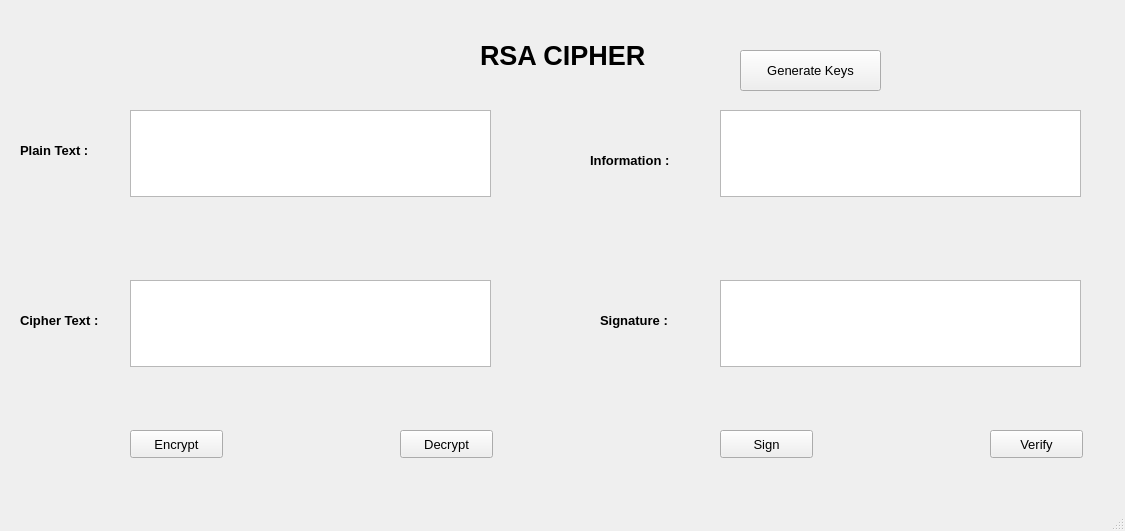
<?xml version="1.0" encoding="UTF-8"?>
<ui version="4.0">
 <class>MainWindow</class>
 <widget class="QMainWindow" name="MainWindow">
  <property name="geometry">
   <rect>
    <x>0</x>
    <y>0</y>
    <width>1125</width>
    <height>531</height>
   </rect>
  </property>
  <property name="windowTitle">
   <string>MainWindow</string>
  </property>
  <widget class="QWidget" name="centralwidget">
   <widget class="QLabel" name="label">
    <property name="geometry">
     <rect>
      <x>480</x>
      <y>30</y>
      <width>211</width>
      <height>51</height>
     </rect>
    </property>
    <property name="font">
     <font>
      <pointsize>20</pointsize>
      <weight>75</weight>
      <bold>true</bold>
     </font>
    </property>
    <property name="text">
     <string>RSA CIPHER</string>
    </property>
   </widget>
   <widget class="QPushButton" name="btn_gen_keys">
    <property name="geometry">
     <rect>
      <x>740</x>
      <y>50</y>
      <width>141</width>
      <height>41</height>
     </rect>
    </property>
    <property name="font">
     <font>
      <pointsize>10</pointsize>
     </font>
    </property>
    <property name="text">
     <string>Generate Keys</string>
    </property>
   </widget>
   <widget class="QLabel" name="label_2">
    <property name="geometry">
     <rect>
      <x>20</x>
      <y>130</y>
      <width>101</width>
      <height>41</height>
     </rect>
    </property>
    <property name="font">
     <font>
      <pointsize>10</pointsize>
      <weight>75</weight>
      <bold>true</bold>
     </font>
    </property>
    <property name="text">
     <string>Plain Text :</string>
    </property>
   </widget>
   <widget class="QLabel" name="label_3">
    <property name="geometry">
     <rect>
      <x>20</x>
      <y>300</y>
      <width>121</width>
      <height>41</height>
     </rect>
    </property>
    <property name="font">
     <font>
      <pointsize>10</pointsize>
      <weight>75</weight>
      <bold>true</bold>
     </font>
    </property>
    <property name="text">
     <string>Cipher Text :</string>
    </property>
   </widget>
   <widget class="QLabel" name="label_4">
    <property name="geometry">
     <rect>
      <x>590</x>
      <y>140</y>
      <width>121</width>
      <height>41</height>
     </rect>
    </property>
    <property name="font">
     <font>
      <pointsize>10</pointsize>
      <weight>75</weight>
      <bold>true</bold>
     </font>
    </property>
    <property name="text">
     <string>Information :</string>
    </property>
   </widget>
   <widget class="QLabel" name="label_5">
    <property name="geometry">
     <rect>
      <x>600</x>
      <y>300</y>
      <width>111</width>
      <height>41</height>
     </rect>
    </property>
    <property name="font">
     <font>
      <pointsize>10</pointsize>
      <weight>75</weight>
      <bold>true</bold>
     </font>
    </property>
    <property name="text">
     <string>Signature :</string>
    </property>
   </widget>
   <widget class="QPlainTextEdit" name="txt_plain_text">
    <property name="geometry">
     <rect>
      <x>130</x>
      <y>110</y>
      <width>361</width>
      <height>87</height>
     </rect>
    </property>
   </widget>
   <widget class="QPlainTextEdit" name="txt_cipher_text">
    <property name="geometry">
     <rect>
      <x>130</x>
      <y>280</y>
      <width>361</width>
      <height>87</height>
     </rect>
    </property>
    <property name="readOnly">
     <bool>true</bool>
    </property>
   </widget>
   <widget class="QPlainTextEdit" name="txt_info">
    <property name="geometry">
     <rect>
      <x>720</x>
      <y>110</y>
      <width>361</width>
      <height>87</height>
     </rect>
    </property>
   </widget>
   <widget class="QPlainTextEdit" name="txt_sign">
    <property name="geometry">
     <rect>
      <x>720</x>
      <y>280</y>
      <width>361</width>
      <height>87</height>
     </rect>
    </property>
    <property name="readOnly">
     <bool>true</bool>
    </property>
   </widget>
   <widget class="QPushButton" name="btn_encrypt">
    <property name="geometry">
     <rect>
      <x>130</x>
      <y>430</y>
      <width>93</width>
      <height>28</height>
     </rect>
    </property>
    <property name="font">
     <font>
      <pointsize>10</pointsize>
     </font>
    </property>
    <property name="text">
     <string>Encrypt</string>
    </property>
   </widget>
   <widget class="QPushButton" name="btn_decrypt">
    <property name="geometry">
     <rect>
      <x>400</x>
      <y>430</y>
      <width>93</width>
      <height>28</height>
     </rect>
    </property>
    <property name="font">
     <font>
      <pointsize>10</pointsize>
     </font>
    </property>
    <property name="text">
     <string>Decrypt</string>
    </property>
   </widget>
   <widget class="QPushButton" name="btn_sign">
    <property name="geometry">
     <rect>
      <x>720</x>
      <y>430</y>
      <width>93</width>
      <height>28</height>
     </rect>
    </property>
    <property name="font">
     <font>
      <pointsize>10</pointsize>
     </font>
    </property>
    <property name="text">
     <string>Sign</string>
    </property>
   </widget>
   <widget class="QPushButton" name="btn_verify">
    <property name="geometry">
     <rect>
      <x>990</x>
      <y>430</y>
      <width>93</width>
      <height>28</height>
     </rect>
    </property>
    <property name="font">
     <font>
      <pointsize>10</pointsize>
     </font>
    </property>
    <property name="text">
     <string>Verify</string>
    </property>
   </widget>
  </widget>
  <widget class="QMenuBar" name="menubar">
   <property name="geometry">
    <rect>
     <x>0</x>
     <y>0</y>
     <width>1125</width>
     <height>26</height>
    </rect>
   </property>
  </widget>
  <widget class="QStatusBar" name="statusbar"/>
 </widget>
 <resources/>
 <connections/>
</ui>
